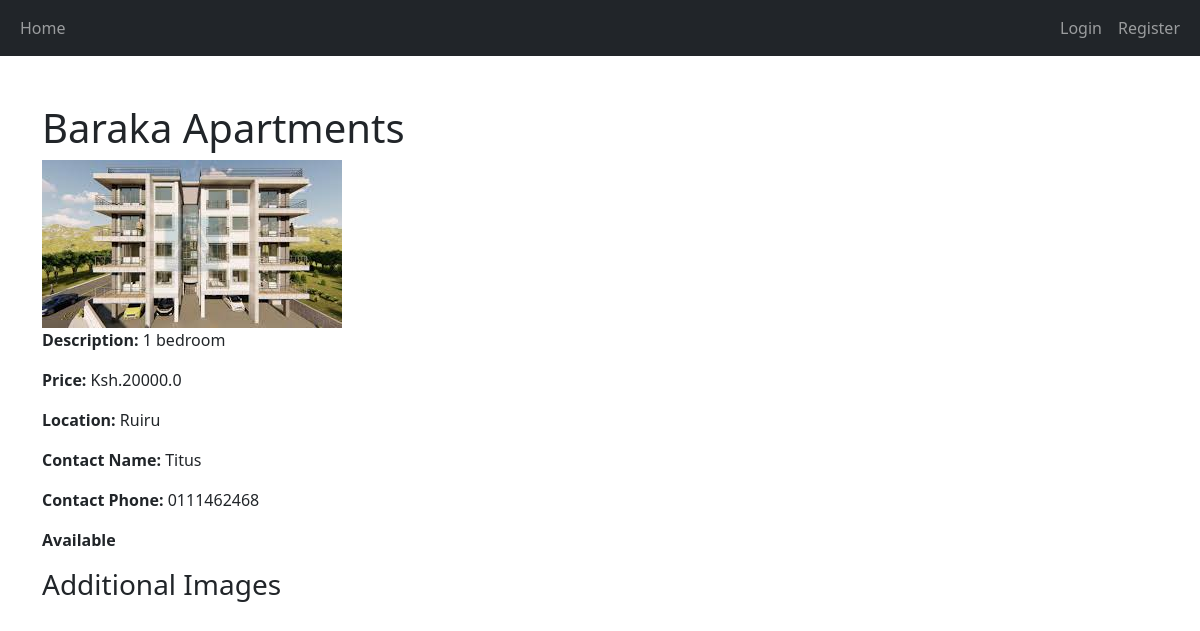
Page /house/2 on the committed database.
### app.py (models this page shows)
class House(db.Model):
    id = db.Column(db.Integer, primary_key=True)
    title = db.Column(db.String(100), nullable=False)
    description = db.Column(db.Text, nullable=False)
    price = db.Column(db.Float, nullable=False)
    location = db.Column(db.String(100), nullable=False)
    image_file = db.Column(db.String(120), nullable=True)
    contact_name = db.Column(db.String(100), nullable=False)
    contact_phone = db.Column(db.String(15), nullable=False)
    additional_images = db.Column(db.Text, nullable=True)
    def get_additional_images(self):
        if self.additional_images:
            return self.additional_images.split(',')
        return []

### app.py (the view)
@app.route('/house/<int:house_id>')
def house_detail(house_id):
    house = House.query.get_or_404(house_id)
    return render_template('house_detail.html', house=house)

### templates/house_detail.html (shortened to what this page needs)
{% extends 'base.html' %}
{% block content %}
    <h1>{{ house.title }}</h1>
    <img src="{{ url_for('static', filename='uploads/' + house.image_file) }}" class="img-fluid" alt="House Image">
    <p><strong>Description:</strong> {{ house.description }}</p>
    <p><strong>Price:</strong> Ksh.{{ house.price }}</p>
    <p><strong>Location:</strong> {{ house.location }}</p>
    <p><strong>Contact Name:</strong> {{ house.contact_name }}</p>
    <p><strong>Contact Phone:</strong> {{ house.contact_phone }}</p>
    <p><strong>Available</strong> {{ house.available }}</p>
    <h3>Additional Images</h3>
{% endblock %}

### rows in the picture
House: title "Baraka Apartments", image_file (picture), description "1 bedroom", price "20000.0", location "Ruiru", contact_name "Titus", contact_phone "0111462468"
